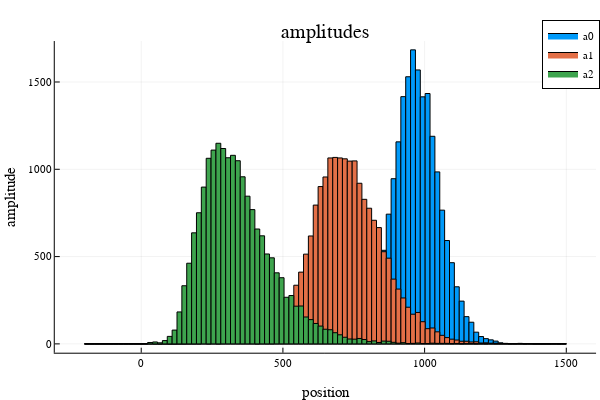

Source (notebook cell):
### Markdown cell above
## Statistics of resulting parameters

### Code cell
plotly(size=(600,400))
#amplitudes
a_csv = CSV.read("atab.csv", DataFrame; datarow = 1, transpose = true);
a0_hist = (a_csv[:,2]);
a1_hist = (a_csv[:,3]);
a2_hist = (a_csv[:,4]);
h1 = histogram([a0_hist a1_hist a2_hist], title = "amplitudes", label = ["a0" "a1" "a2"],
    bins = LinRange(-200,1500, 100), xlabel = "position", ylabel = "amplitude")
